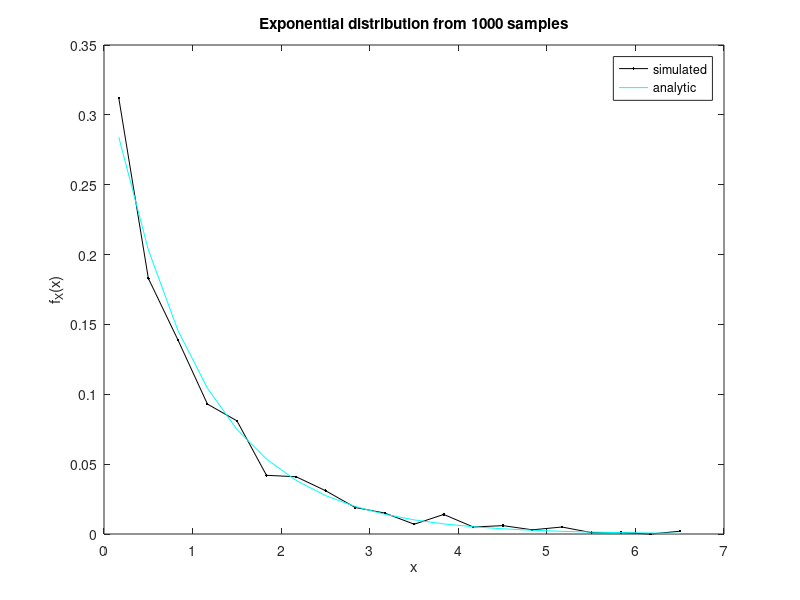
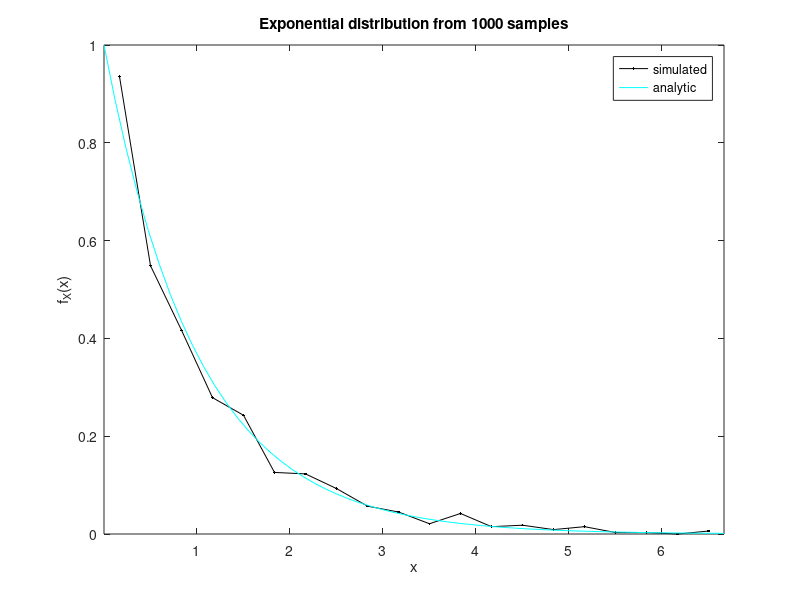

The MATLAB script that drew these images, in order:
% Exercise 2 of Chp.2 
% Generation of data from exponential distribution using the inverse from uniform.
pridir = 'C:\MyFiles\Teach\DataAnalysis\Figures\';
pritxt = 'exercise2_2';
n = 1000;
lambda = 1;
bins = 20;

rV = rand(n,1);
yV = -(1/lambda)*log(1-rV);
[Ny,Xy]=hist(yV,bins);  % Xy has the centers of bins, Ny the frequencies

% First (simple) way to plot simulated (from histogram) together with
% analytic expression for the pdf.
ypdfV = lambda*exp(-lambda*Xy);
ypdfV = ypdfV / sum(ypdfV);
figure(1)
clf
plot(Xy,Ny/n,'.-k')
hold on
plot(Xy,ypdfV,'c')
legend('simulated','analytic')
xlabel('x')
ylabel('f_X(x)')
title(['Exponential distribution from ',int2str(n),' samples'])
eval(['print -depsc ',pridir,pritxt,'.eps'])

% Second and way to plot simulated (from histogram) together with
% analytic expression for the pdf. The y-axis has the proper scale!
width = Xy(2)-Xy(1); % width of bin
relfreqV = Ny/n;  % relative frequency
estypdfV = relfreqV/width; % estimated pdf values
figure(2)
clf
plot(Xy,estypdfV,'.-k')
hold on
fplot(@(x) lambda*exp(-lambda*x),[Xy(1)-width/2 Xy(end)+width/2],'c')
legend('simulated','analytic')
xlabel('x')
ylabel('f_X(x)')
title(['Exponential distribution from ',int2str(n),' samples'])
eval(['print -depsc ',pridir,pritxt,'.eps'])
